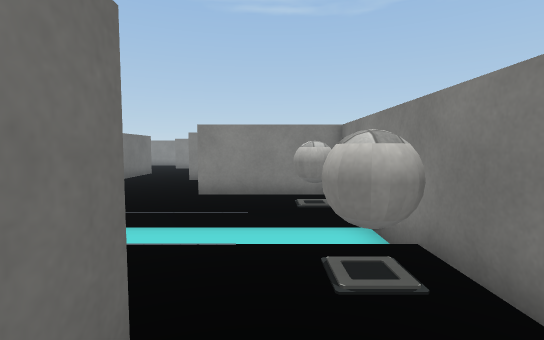
[1] (above)

24 first-person views from a walk through a Unity game level. The camera is 1.3 m above the floor, tilts 4° down and sees 85° across. The floor is counted in squares, 1 m on a side. Each view is taken from the middle of a square. On the plan, view 1 faces up. The plan holds only what a view shows up to about 14 squares ahead; the rest is blank. The player character is not drawn. Some animated figures are not drawn. Some surface patterns are stand-ins.

[2]
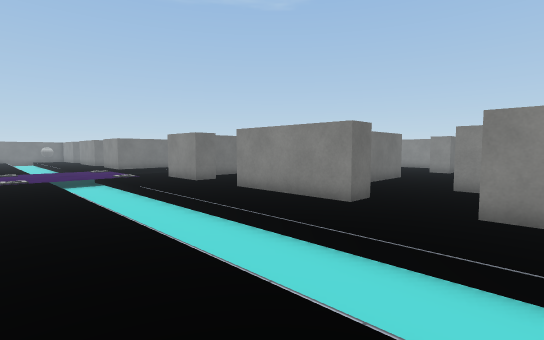

[3]
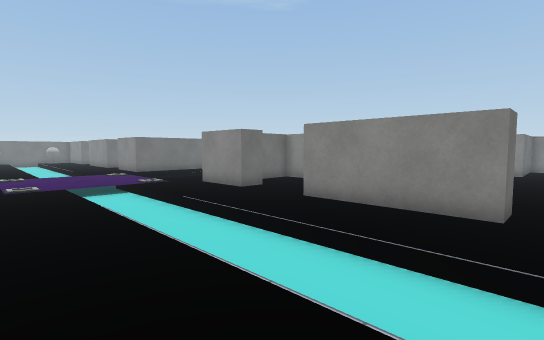

[4]
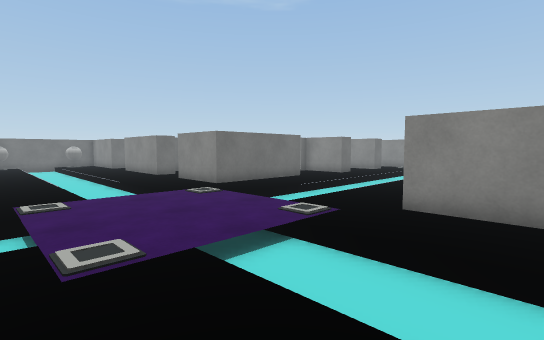

[5]
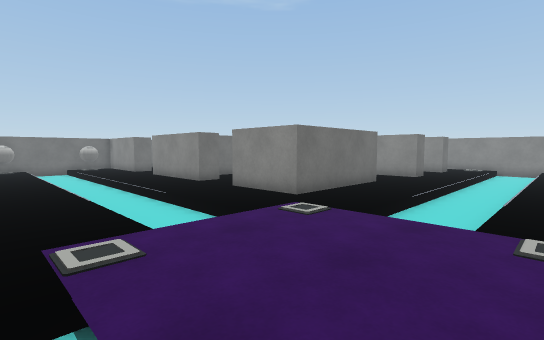

[6]
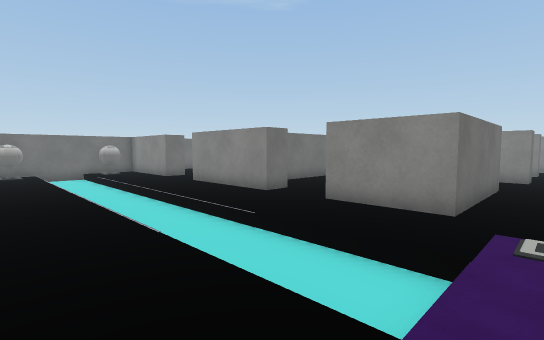

[7]
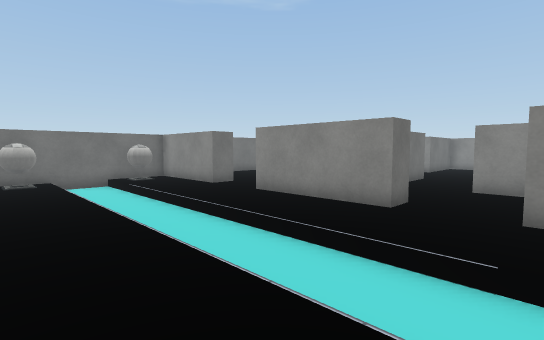

[8]
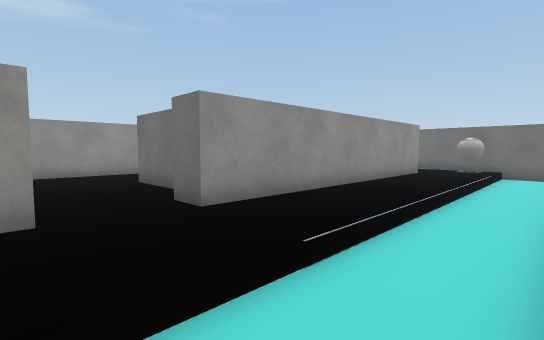

[9]
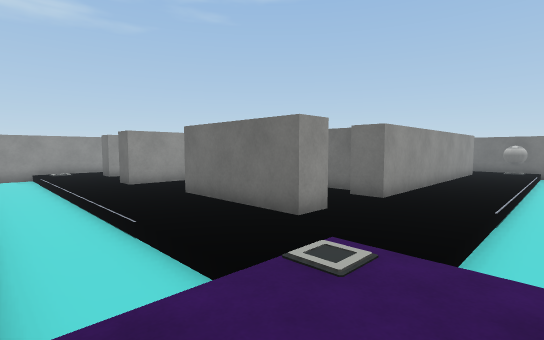

[10]
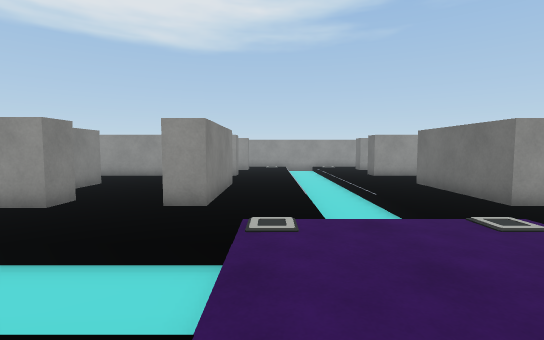

[11]
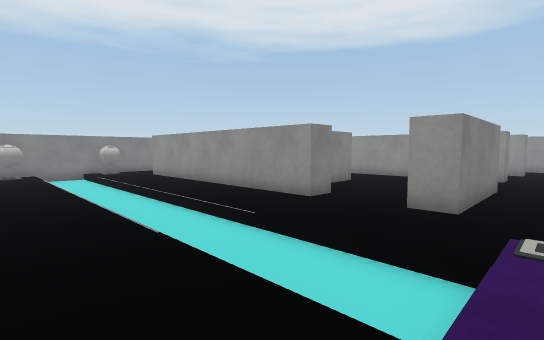

[12]
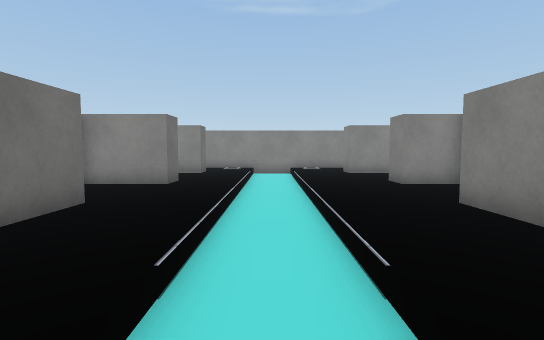

[13]
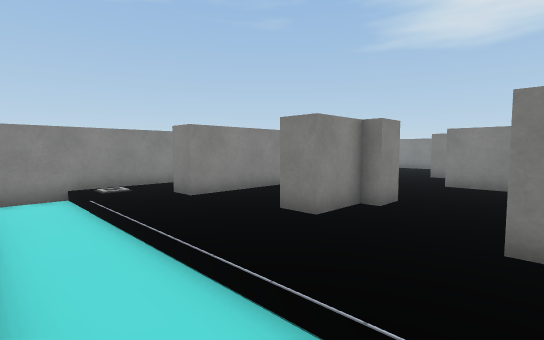

[14]
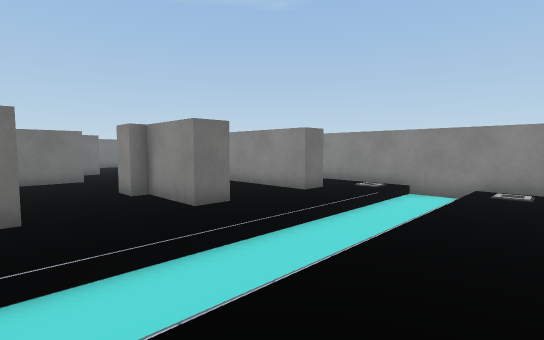

[15]
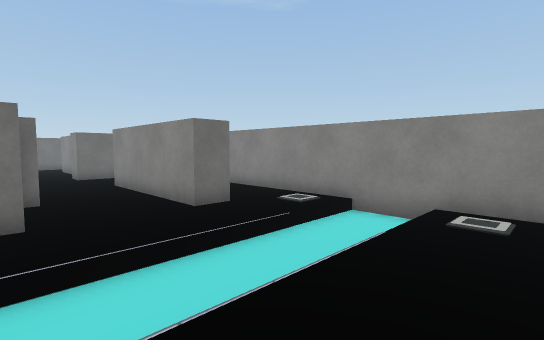

[16]
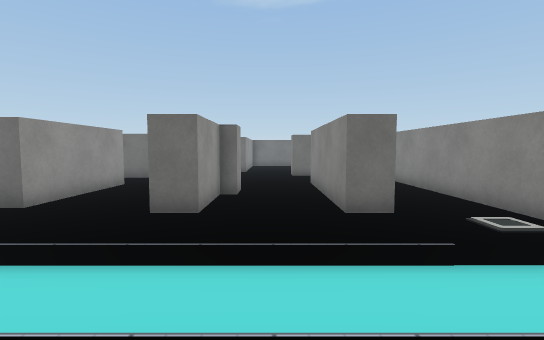

[17]
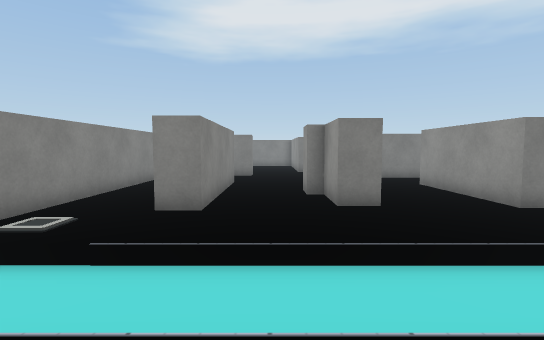

[18]
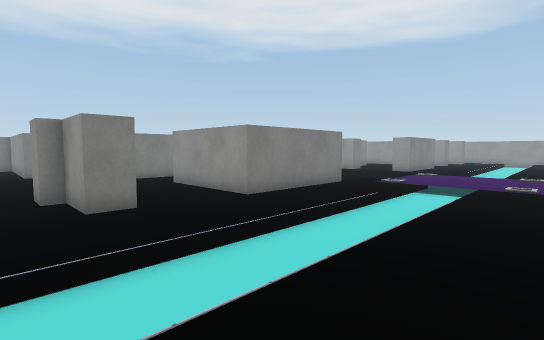

[19]
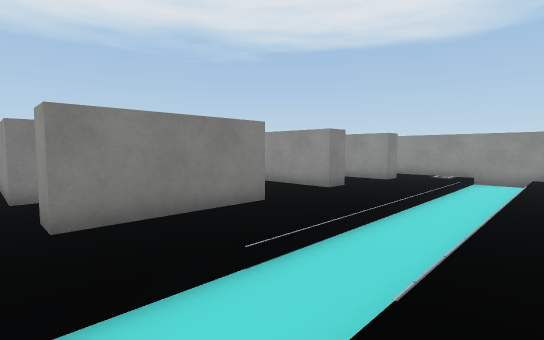

[20]
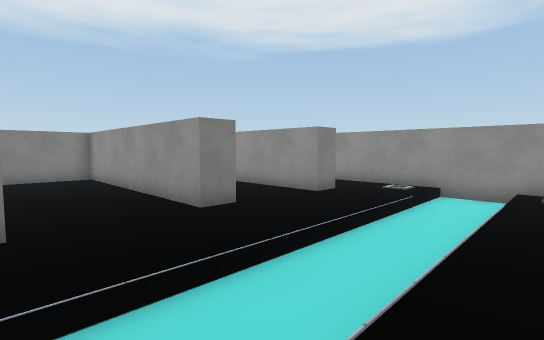

[21]
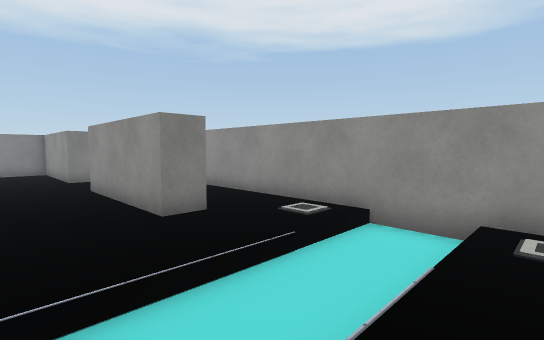

[22]
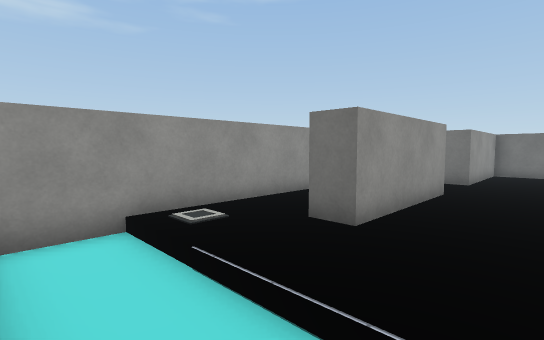

[23]
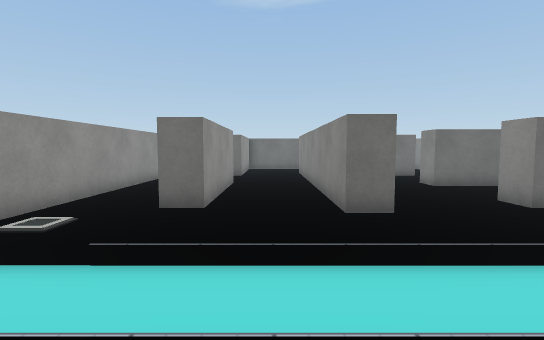

[24]
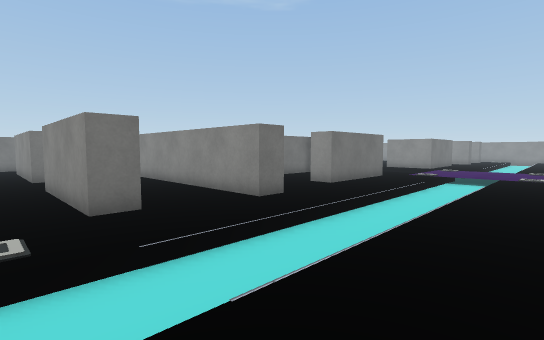

### Floor plan
Key: @ floor where view 1 was taken; # wall or solid block; . main floor; - floor 0.25 m lower than the main floor; / step, stairs or slope; B ball.
Columns run from 38 left of view 1 to 2 right of it. Each row starts with its distance up from view 1.
 24            ####################
 23              ....../-/......
 22                ..../-/....
 21         #...######./-/..#####
 20        ............/-/..........
 19        ............/-/..........
 18          .....#..../-/....#.........
 17          ...  ####./-/..###.......##
 16          #........./-/.........#..
 15          #........./-/.........#...
 14          #........./-/.........#...
 13          #...####../-/..#####..#...#
 12          #....  #../-/..#..    #....
 11           ....  #../-/..#...     ...
 10     ..     ...  #../-/..#....    ....
  9 #####..#####..###../-/..###..#####..#####
  8 #................../-/..................#
  7 #B.....................................B#
  6 #/////////////////...../////////////////#
  5 #-----------------.....-----------------#
  4 #/////////////////...../////////////////#
  3 #B...................................  B#
  2 #................../-/.............. .  #
  1   .###########..#../-/..#...##########
  0             #...#../-/..#...          @
 -1             #...#../-/..#....
 -2             #...#../-/..#....#
 -3            .#...#../-/..#....#
 -4            ......../-/...........#
 -5             ......./-/...........#
 -6             ......./-/...........#
 -7          #########./-/..##########
 -8          ........../-/........
 -9    #.............../-/...............#
-10    #.............../-/..............
-11    ######...#####../-/..#####...####
-12      ............../-/....
-13             ......./-/.....
-14           ###################

Positions as (right, up) in squares from view 1, and headings:
1: (0, 0), facing up
2: (-1, 2), facing up-left
3: (-4, 2), facing up-left
4: (-12, 2), facing up-left
5: (-16, 2), facing up-left
6: (-20, 2), facing up-left
7: (-24, 2), facing up-left
8: (-22, 6), facing down-left
9: (-17, 5), facing down-left
10: (-16, 8), facing down
11: (-16, 8), facing down-right
12: (-18, 8), facing up
13: (-19, 13), facing up-right
14: (-15, 13), facing up-left
15: (-15, 17), facing up-left
16: (-15, 19), facing left
17: (-21, 19), facing right
18: (-21, 19), facing down-right
19: (-20, 2), facing down-right
20: (-20, -3), facing down-right
21: (-20, -8), facing down-right
22: (-17, -8), facing down-left
23: (-15, -9), facing left
24: (-15, -13), facing up-left
